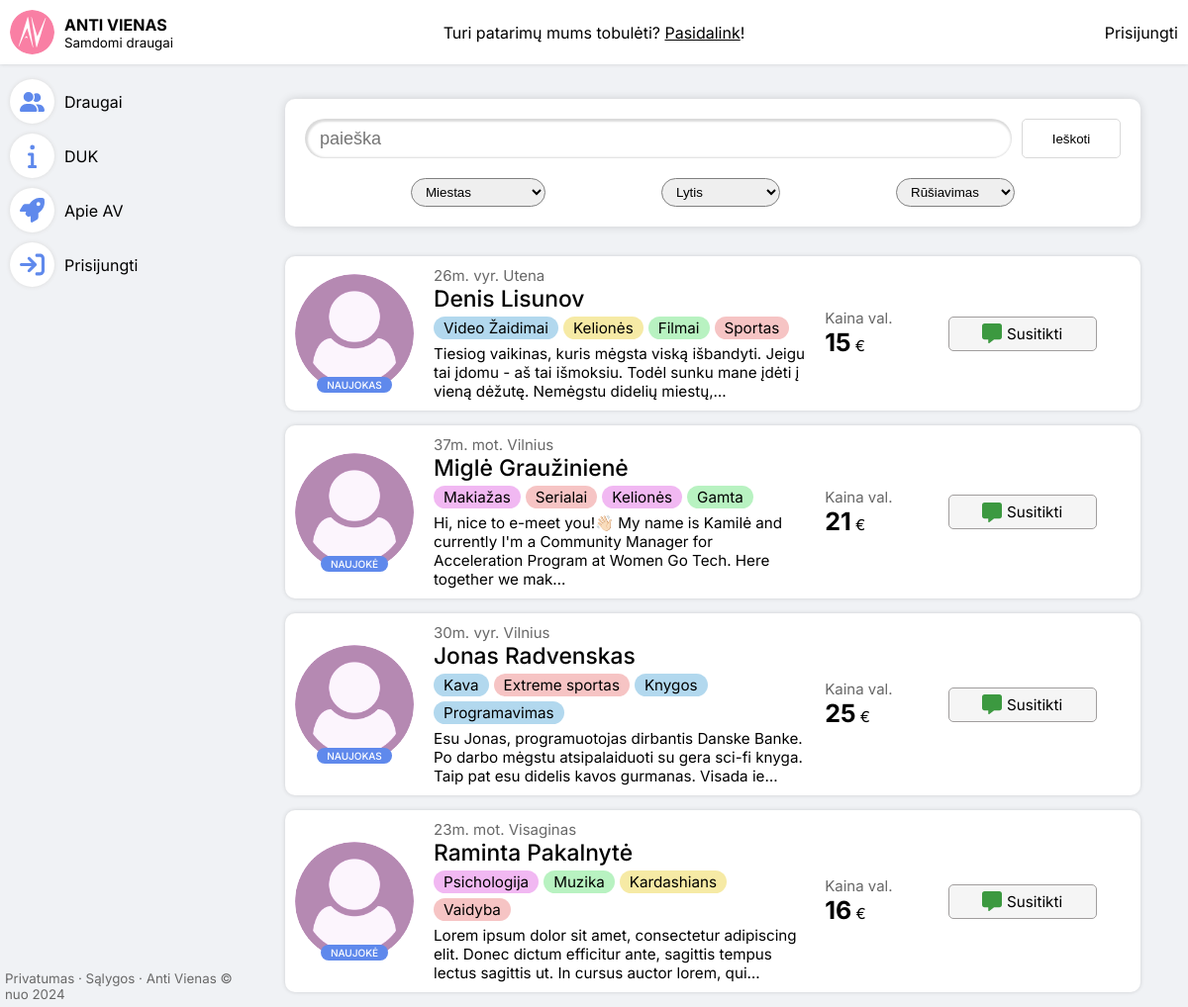
The app's page /, older data.
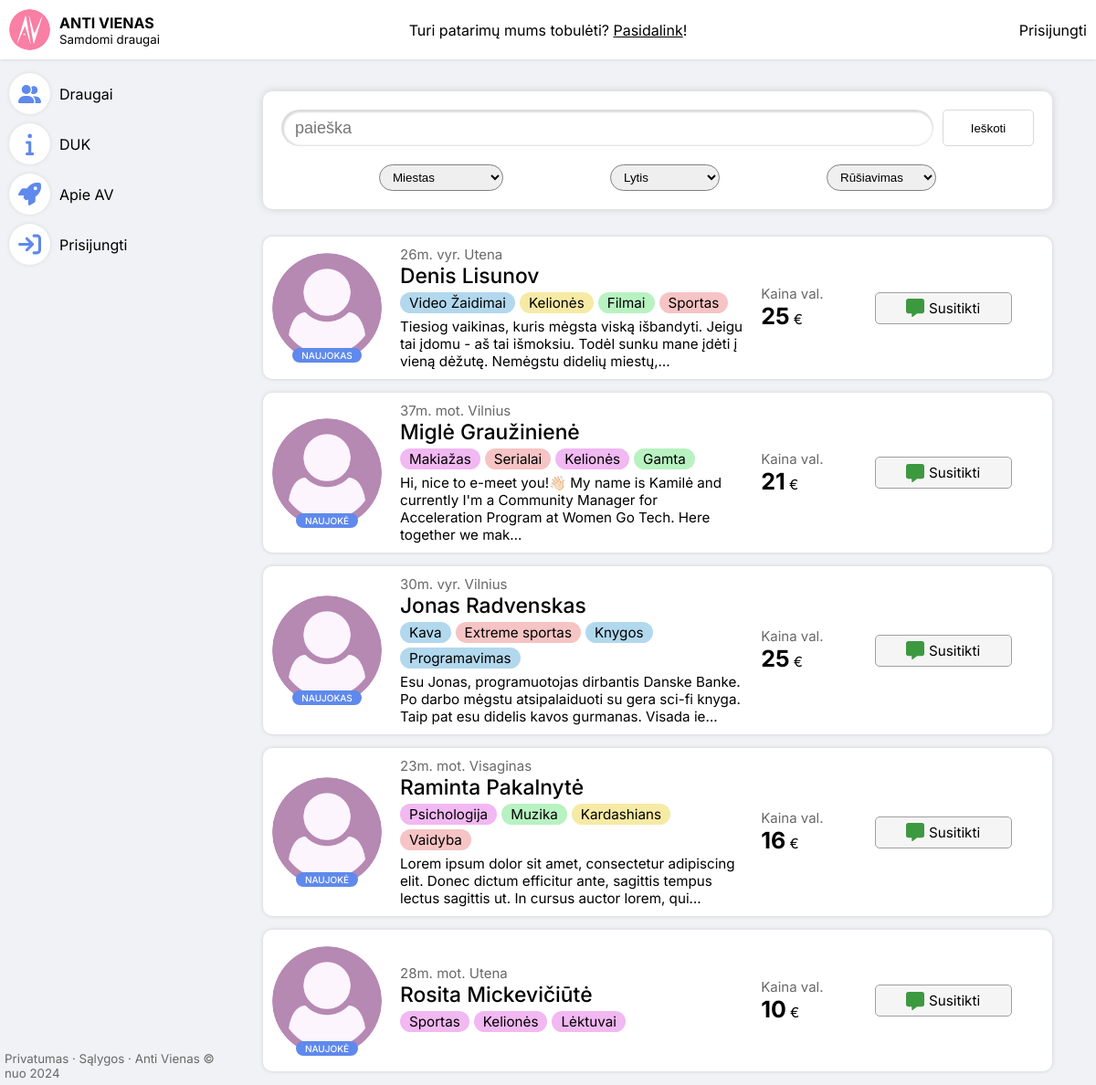
The same page, newer data.
### antivienas/database/models.py (models this page shows, shortened)
class FriendSetting(models.Model):
    friend =            models.OneToOneField(User, related_name="friend", on_delete=models.CASCADE, primary_key=True)
    price_per_hour =    models.PositiveIntegerField(default=0)
    is_public =         models.BooleanField(default=False)
    account_number =            models.CharField(max_length=20, blank=True)
    account_holder_details =    models.CharField(max_length=200, blank=True)
    level =     models.SmallIntegerField(choices=LvlOfExperience, default=LvlOfExperience.NEWBIE)
    created =   models.DateTimeField(auto_now_add=True)

class User(AbstractUser):
    is_id_verified =    models.BooleanField(default=False)
    id_img =            models.ImageField(upload_to=user_img_upload_path, blank=True, null=True)
    profile_type =      models.CharField(max_length=6, choices=ProfileTypes, default=ProfileTypes.USER)
    birthday =          models.DateField(default=dt.date(1998,5,14))
    city =              models.CharField(max_length=15,choices=CityOfService,null=True,blank=True)
    job =               models.CharField(max_length=40, blank=True)
    description =       models.TextField(max_length=2500, blank=True)
    gender =            models.CharField(max_length=10, choices=Genders, blank=True, null=True)
    education =         models.CharField(max_length=15, choices=EducationChoices, blank=True, null=True)
    selected_avatar =  models.SmallIntegerField(default=0)
    interest_one =      models.CharField(max_length=50, blank=True)
    interest_two =      models.CharField(max_length=50, blank=True)
    interest_three =    models.CharField(max_length=50, blank=True)
    interest_four =     models.CharField(max_length=50, blank=True)
    interest_color_one =    models.CharField(max_length=7, choices=InterestColorHexes, default=InterestColorHexes.GRAY)
    interest_color_two =    models.CharField(max_length=7, choices=InterestColorHexes, default=InterestColorHexes.GRAY)
    interest_color_three =  models.CharField(max_length=7, choices=InterestColorHexes, default=InterestColorHexes.GRAY)
    interest_color_four =   models.CharField(max_length=7, choices=InterestColorHexes, default=InterestColorHexes.GRAY)
    orders_completed =  models.PositiveIntegerField(default=0)
    @property
    def age(self):
        return int((dt.datetime.now().date() - self.birthday).days / 365.25)
    @property
    def avatar(self):
        return UserProfilePicture.avatar(self)

### antivienas/backend/views.py (the view)
# urls.py: path('', views.index_page, name="index"),
def index_page(request):
    template = "pages/index.html"
    context = {'cities': CITY_CHOICES, 'genders': GENDERS}
    search_query = request.GET.get('q') if request.GET.get('q') != None else ''
    city = request.GET.get('city') if request.GET.get('city') != None else ''
    if city:
        city = CITY_CHOICES[city]
    gender = request.GET.get('gender') if request.GET.get('gender') != None else ''
    if gender:
        gender = GENDERS[gender]
    sort_by = request.GET.get('filter-by') if request.GET.get('filter-by') != None else ''
    context['search_query'] = search_query
    context['city'] = city
    context['gender'] = gender
    context['sort_by'] = sort_by
    friends = FriendSetting.objects.filter(
        Q(is_public=True) &
        Q(friend__city__icontains=city) &
        Q(friend__gender__icontains=gender)
    )
    for query in search_query.split(" "):
        friends = friends.filter(Q(friend__first_name__icontains=query) | Q(friend__last_name__icontains=query))
    if friends:
        match sort_by:
            case 'age_up':
                friends = friends.order_by('-friend__birthday')
            case 'age_down':
                friends = friends.order_by('friend__birthday')
            case _:
                pass
    context['friends'] = friends
    return render(request, template, context)

### antivienas/database/models.py (called while the page is built)
    @classmethod
    def avatar(cls, user):
        try:
            image = UserProfilePicture.objects.filter(user=user, is_avatar=True)[0]
        except:
            return None
        return image

### antivienas/frontend/templates/pages/index.html (shortened to what this page needs)
<!DOCTYPE html>
{% load static %}
<html lang="lt">
<head>
    <link rel="stylesheet" href="{% static 'styles/style.css' %}" />
</head>
<body>
    {% include "components/top-nav.html" %}
    <main class="main-double-split">
        <div class="left-container">
            {% include "components/side-nav.html" %}
            {% include "components/terms-of-service.html" %}
        </div>
        <div class="middle-container">
            {% include "components/search-box.html" %}
            {% if friends %}
            {% for friend in friends %}
                {% include "components/friend-card.html" %}
            {% endfor %}
            {% else %}
            <p class="no-results-search">
                Draugų, su tokiais paieškos parametrais, neradome. Galbūt nori <a href="#">būti pirmas</a>?
            </p>
            {% endif %}
        </div>
    </main>
</body>
</html>

### antivienas/frontend/templates/components/friend-card.html (shortened to what this page needs)
{% load static %}
<div class="friend-card-container">
    <a class="info-shell" href="{% url 'profile' friend.friend.pk %}">
        <div class="left-part">
            {% if friend.friend.avatar %}
            <img src="{{ friend.friend.avatar.image.url }}" alt="">
            {% else %}
            <img src="{% static 'assets/user-no-avatar.png' %}" alt="">
            {% endif %}
            <div class="level-container">
                <p class="level" style="background-color: var(--blue);">{% if friend.friend.gender == "Vyras" %}{{ friend.get_level_display }}{% else %}{{ friend.get_level_display|slice:"0:-2"|add:"ė" }}{% endif %}</p>
            </div>
        </div>
        <div class="right-part">
                <div class="header">
                    <small>{{ friend.friend.age }}m. {{ friend.friend.gender|lower|slice:"0:3" }}. {{ friend.friend.city|title }}</small>
                </div>
                <div class="name-part">
                    <h2>{{ friend.friend.first_name|title }} {{ friend.friend.last_name|title }}</h2>
                </div>
                <div class="interest-container">
                    {% include "components/interests-duplicate.html" %}
                </div>
                <div class="description-shell">
                    <p>{{ friend.friend.description|truncatechars:150 }}</p>
                </div>
        </div>
    <div class="price-part">
        <small>Kaina val. </small>
        <span><strong>{{ friend.price_per_hour }}</strong> €</span>
    </div>
    </a>
    <div class="action-part">
        <a href="#" class="meetup-btn">
            <span>Susitikti</span>
        </a>
    </div>
</div>

### antivienas/frontend/templates/components/interests-duplicate.html
{% if friend.friend.interest_one %}
<p class="interest-item" style="background-color: {{ friend.friend.interest_color_one }};">{{friend.friend.interest_one}}</p>
{% endif %}
{% if friend.friend.interest_two %}
<p class="interest-item" style="background-color: {{ friend.friend.interest_color_two }};">{{friend.friend.interest_two}}</p>
{% endif %}
{% if friend.friend.interest_three %}
<p class="interest-item" style="background-color: {{ friend.friend.interest_color_three }};">{{friend.friend.interest_three}}</p>
{% endif %}
{% if friend.friend.interest_four %}
<p class="interest-item" style="background-color: {{ friend.friend.interest_color_four }};">{{friend.friend.interest_four}}</p>
{% endif %}

Row changes from the older to the newer data that the page shows:
changed FriendSetting "Denis": price_per_hour "15" → "25"
added FriendSetting: level|add "NAUJOKĖ", friend.age "28", friend.gender "mot", friend.city "Utena", friend.first_name "Rosita", friend.last_name "Mickevičiūtė", friend.interest_one "Sportas", friend.interest_two "Kelionės", friend.interest_three "Lėktuvai", price_per_hour "10"
